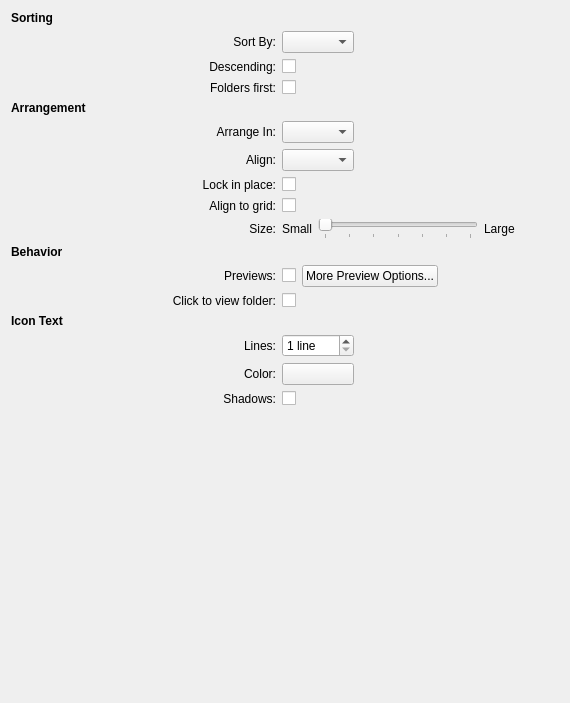
<?xml version="1.0" encoding="UTF-8"?>
<ui version="4.0">
 <class>folderviewDisplayConfig</class>
 <widget class="QWidget" name="folderviewDisplayConfig">
  <property name="geometry">
   <rect>
    <x>0</x>
    <y>0</y>
    <width>570</width>
    <height>703</height>
   </rect>
  </property>
  <layout class="QGridLayout" name="gridLayout">
   <item row="0" column="0">
    <widget class="QLabel" name="iconsTitle">
     <property name="sizePolicy">
      <sizepolicy hsizetype="Expanding" vsizetype="Preferred">
       <horstretch>0</horstretch>
       <verstretch>0</verstretch>
      </sizepolicy>
     </property>
     <property name="font">
      <font>
       <weight>75</weight>
       <bold>true</bold>
      </font>
     </property>
     <property name="text">
      <string>Sorting</string>
     </property>
    </widget>
   </item>
   <item row="1" column="1">
    <widget class="QLabel" name="sortLabel">
     <property name="text">
      <string>Sort By:</string>
     </property>
     <property name="alignment">
      <set>Qt::AlignRight|Qt::AlignTrailing|Qt::AlignVCenter</set>
     </property>
     <property name="buddy">
      <cstring>sortCombo</cstring>
     </property>
    </widget>
   </item>
   <item row="1" column="2">
    <widget class="KComboBox" name="sortCombo">
     <property name="whatsThis">
      <string>Use this control to choose the criteria by which the icons will be sorted in the view.</string>
     </property>
    </widget>
   </item>
   <item row="1" column="3">
    <spacer name="horizontalSpacer_5">
     <property name="orientation">
      <enum>Qt::Horizontal</enum>
     </property>
     <property name="sizeHint" stdset="0">
      <size>
       <width>38</width>
       <height>18</height>
      </size>
     </property>
    </spacer>
   </item>
   <item row="2" column="1">
    <widget class="QLabel" name="sortDescendingLabel">
     <property name="text">
      <string>Descending:</string>
     </property>
     <property name="alignment">
      <set>Qt::AlignRight|Qt::AlignTrailing|Qt::AlignVCenter</set>
     </property>
    </widget>
   </item>
   <item row="3" column="1">
    <widget class="QLabel" name="foldersFirstLabel">
     <property name="text">
      <string>Folders first:</string>
     </property>
     <property name="alignment">
      <set>Qt::AlignRight|Qt::AlignTrailing|Qt::AlignVCenter</set>
     </property>
    </widget>
   </item>
   <item row="3" column="2">
    <widget class="QCheckBox" name="foldersFirst">
     <property name="whatsThis">
      <string>Check this option if you want folders to have sorting precedence. When this option is turned off, folders will be treated like regular files with respect to sorting.</string>
     </property>
     <property name="text">
      <string/>
     </property>
    </widget>
   </item>
   <item row="4" column="0">
    <widget class="QLabel" name="label">
     <property name="font">
      <font>
       <weight>75</weight>
       <bold>true</bold>
      </font>
     </property>
     <property name="text">
      <string>Arrangement</string>
     </property>
    </widget>
   </item>
   <item row="5" column="1">
    <widget class="QLabel" name="layoutLabel">
     <property name="text">
      <string>Arrange In:</string>
     </property>
     <property name="alignment">
      <set>Qt::AlignRight|Qt::AlignTrailing|Qt::AlignVCenter</set>
     </property>
    </widget>
   </item>
   <item row="5" column="2">
    <widget class="QComboBox" name="layoutCombo">
     <property name="whatsThis">
      <string>Use this control to choose whether the icons will be arranged horizontally (in rows) or vertically (in columns).</string>
     </property>
    </widget>
   </item>
   <item row="6" column="1">
    <widget class="QLabel" name="alignmentLabel">
     <property name="text">
      <string>Align:</string>
     </property>
     <property name="alignment">
      <set>Qt::AlignRight|Qt::AlignTrailing|Qt::AlignVCenter</set>
     </property>
    </widget>
   </item>
   <item row="6" column="2">
    <widget class="QComboBox" name="alignmentCombo">
     <property name="whatsThis">
      <string>Use this control to choose whether the icons will be aligned to the left or to the right side of the screen.</string>
     </property>
    </widget>
   </item>
   <item row="7" column="1">
    <widget class="QLabel" name="lockInPlaceLabel">
     <property name="text">
      <string>Lock in place:</string>
     </property>
     <property name="alignment">
      <set>Qt::AlignRight|Qt::AlignTrailing|Qt::AlignVCenter</set>
     </property>
    </widget>
   </item>
   <item row="7" column="2">
    <widget class="QCheckBox" name="lockInPlace">
     <property name="whatsThis">
      <string>Check this option if you do not want the icons to be moveable in the view.

This option is useful if you want to avoid accidentally moving the icons while interacting with them.</string>
     </property>
     <property name="text">
      <string/>
     </property>
    </widget>
   </item>
   <item row="8" column="1">
    <widget class="QLabel" name="alignToGridLabel">
     <property name="text">
      <string>Align to grid:</string>
     </property>
     <property name="alignment">
      <set>Qt::AlignRight|Qt::AlignTrailing|Qt::AlignVCenter</set>
     </property>
    </widget>
   </item>
   <item row="8" column="2">
    <widget class="QCheckBox" name="alignToGrid">
     <property name="whatsThis">
      <string>Check this option if you want the icons to be arranged in a grid.

When this option is checked, icons will automatically snap to the nearest grid cell when you move them around in the view.</string>
     </property>
     <property name="text">
      <string/>
     </property>
    </widget>
   </item>
   <item row="9" column="1">
    <widget class="QLabel" name="sizeSliderLabel">
     <property name="text">
      <string>Size:</string>
     </property>
     <property name="alignment">
      <set>Qt::AlignRight|Qt::AlignTrailing|Qt::AlignVCenter</set>
     </property>
     <property name="buddy">
      <cstring>sizeSlider</cstring>
     </property>
    </widget>
   </item>
   <item row="9" column="2" colspan="2">
    <layout class="QHBoxLayout" name="horizontalLayout">
     <item>
      <widget class="QLabel" name="label_5">
       <property name="text">
        <string>Small</string>
       </property>
       <property name="alignment">
        <set>Qt::AlignRight|Qt::AlignTrailing|Qt::AlignVCenter</set>
       </property>
      </widget>
     </item>
     <item>
      <widget class="QSlider" name="sizeSlider">
       <property name="whatsThis">
        <string>Use this slider to increase or decrease the size of the icons in the view.</string>
       </property>
       <property name="maximum">
        <number>6</number>
       </property>
       <property name="pageStep">
        <number>1</number>
       </property>
       <property name="orientation">
        <enum>Qt::Horizontal</enum>
       </property>
       <property name="tickPosition">
        <enum>QSlider::TicksBelow</enum>
       </property>
       <property name="tickInterval">
        <number>0</number>
       </property>
      </widget>
     </item>
     <item>
      <widget class="QLabel" name="label_6">
       <property name="text">
        <string>Large</string>
       </property>
      </widget>
     </item>
    </layout>
   </item>
   <item row="10" column="0">
    <widget class="QLabel" name="label_2">
     <property name="font">
      <font>
       <weight>75</weight>
       <bold>true</bold>
      </font>
     </property>
     <property name="text">
      <string>Behavior</string>
     </property>
    </widget>
   </item>
   <item row="11" column="1">
    <widget class="QLabel" name="previewsAdvancedLabel">
     <property name="text">
      <string>Previews:</string>
     </property>
     <property name="alignment">
      <set>Qt::AlignRight|Qt::AlignTrailing|Qt::AlignVCenter</set>
     </property>
    </widget>
   </item>
   <item row="11" column="2" colspan="2">
    <layout class="QHBoxLayout" name="horizontalLayout_2">
     <item>
      <widget class="QCheckBox" name="showPreviews">
       <property name="whatsThis">
        <string>Check this option if you want to see previews of the file contents in the icons.</string>
       </property>
       <property name="text">
        <string/>
       </property>
      </widget>
     </item>
     <item>
      <widget class="QPushButton" name="previewsAdvanced">
       <property name="whatsThis">
        <string>Click this button to choose for which types of files previews will be shown.</string>
       </property>
       <property name="text">
        <string>More Preview Options...</string>
       </property>
      </widget>
     </item>
     <item>
      <spacer name="horizontalSpacer">
       <property name="orientation">
        <enum>Qt::Horizontal</enum>
       </property>
       <property name="sizeHint" stdset="0">
        <size>
         <width>40</width>
         <height>20</height>
        </size>
       </property>
      </spacer>
     </item>
    </layout>
   </item>
   <item row="12" column="1">
    <widget class="QLabel" name="clickToViewLabel">
     <property name="text">
      <string>Click to view folder:</string>
     </property>
     <property name="alignment">
      <set>Qt::AlignRight|Qt::AlignTrailing|Qt::AlignVCenter</set>
     </property>
    </widget>
   </item>
   <item row="12" column="2">
    <widget class="QCheckBox" name="clickToView">
     <property name="whatsThis">
      <string>Check this option if you want folder previews to appear only when clicked. When this option is turned off, folder previews will appear automatically when the mouse hovers over a folder.</string>
     </property>
     <property name="text">
      <string/>
     </property>
    </widget>
   </item>
   <item row="13" column="0">
    <widget class="QLabel" name="iconTextTitle">
     <property name="sizePolicy">
      <sizepolicy hsizetype="Expanding" vsizetype="Preferred">
       <horstretch>0</horstretch>
       <verstretch>0</verstretch>
      </sizepolicy>
     </property>
     <property name="font">
      <font>
       <weight>75</weight>
       <bold>true</bold>
      </font>
     </property>
     <property name="text">
      <string>Icon Text</string>
     </property>
    </widget>
   </item>
   <item row="14" column="1">
    <widget class="QLabel" name="numLinesEditLabel">
     <property name="text">
      <string>Lines:</string>
     </property>
     <property name="alignment">
      <set>Qt::AlignRight|Qt::AlignTrailing|Qt::AlignVCenter</set>
     </property>
     <property name="buddy">
      <cstring>numLinesEdit</cstring>
     </property>
    </widget>
   </item>
   <item row="14" column="2">
    <widget class="KIntSpinBox" name="numLinesEdit">
     <property name="sizePolicy">
      <sizepolicy hsizetype="Preferred" vsizetype="Fixed">
       <horstretch>0</horstretch>
       <verstretch>0</verstretch>
      </sizepolicy>
     </property>
     <property name="whatsThis">
      <string>Use this control to choose how many lines of text will be shown below the icons.</string>
     </property>
     <property name="specialValueText">
      <string>1 line</string>
     </property>
     <property name="suffix">
      <string> lines</string>
     </property>
     <property name="minimum">
      <number>1</number>
     </property>
     <property name="maximum">
      <number>10</number>
     </property>
    </widget>
   </item>
   <item row="15" column="1">
    <widget class="QLabel" name="colorButtonLabel">
     <property name="text">
      <string>Color:</string>
     </property>
     <property name="alignment">
      <set>Qt::AlignRight|Qt::AlignTrailing|Qt::AlignVCenter</set>
     </property>
     <property name="buddy">
      <cstring>colorButton</cstring>
     </property>
    </widget>
   </item>
   <item row="15" column="2">
    <widget class="KColorButton" name="colorButton">
     <property name="whatsThis">
      <string>Click this button to choose the color which is used for the text labels in the view.</string>
     </property>
     <property name="text">
      <string/>
     </property>
    </widget>
   </item>
   <item row="16" column="1">
    <widget class="QLabel" name="drawShadowsLabel">
     <property name="text">
      <string>Shadows:</string>
     </property>
     <property name="alignment">
      <set>Qt::AlignRight|Qt::AlignTrailing|Qt::AlignVCenter</set>
     </property>
     <property name="buddy">
      <cstring>numLinesEdit</cstring>
     </property>
    </widget>
   </item>
   <item row="16" column="2">
    <widget class="QCheckBox" name="drawShadows">
     <property name="whatsThis">
      <string>&lt;html&gt;&lt;body&gt;&lt;p&gt;Check this option if you want the text labels to cast a shadow on the background.&lt;/p&gt;
&lt;p&gt;&lt;/p&gt;
&lt;p&gt;Shadows help make the text easier to read by making it stand out more from the background.&lt;/p&gt;
&lt;p&gt;&lt;/p&gt;
&lt;p&gt;&lt;i&gt;Note that with dark text colors, this option will cause the text to glow with a bright halo, instead of casting a shadow.&lt;/i&gt;&lt;/p&gt;&lt;/body&gt;&lt;/html&gt;</string>
     </property>
     <property name="text">
      <string/>
     </property>
    </widget>
   </item>
   <item row="17" column="4">
    <spacer name="verticalSpacer_2">
     <property name="orientation">
      <enum>Qt::Vertical</enum>
     </property>
     <property name="sizeHint" stdset="0">
      <size>
       <width>44</width>
       <height>216</height>
      </size>
     </property>
    </spacer>
   </item>
   <item row="2" column="2">
    <widget class="QCheckBox" name="sortDescending">
     <property name="whatsThis">
      <string>Check this option if you want the icons to be sorted in a descending order.</string>
     </property>
     <property name="text">
      <string/>
     </property>
    </widget>
   </item>
  </layout>
 </widget>
 <customwidgets>
  <customwidget>
   <class>KColorButton</class>
   <extends>QPushButton</extends>
   <header>kcolorbutton.h</header>
  </customwidget>
  <customwidget>
   <class>KComboBox</class>
   <extends>QComboBox</extends>
   <header>kcombobox.h</header>
  </customwidget>
  <customwidget>
   <class>KIntSpinBox</class>
   <extends>QSpinBox</extends>
   <header>knuminput.h</header>
  </customwidget>
 </customwidgets>
 <tabstops>
  <tabstop>sortCombo</tabstop>
  <tabstop>sortDescending</tabstop>
  <tabstop>foldersFirst</tabstop>
  <tabstop>layoutCombo</tabstop>
  <tabstop>alignmentCombo</tabstop>
  <tabstop>lockInPlace</tabstop>
  <tabstop>alignToGrid</tabstop>
  <tabstop>sizeSlider</tabstop>
  <tabstop>showPreviews</tabstop>
  <tabstop>previewsAdvanced</tabstop>
  <tabstop>clickToView</tabstop>
  <tabstop>numLinesEdit</tabstop>
  <tabstop>colorButton</tabstop>
  <tabstop>drawShadows</tabstop>
 </tabstops>
 <connections/>
</ui>
